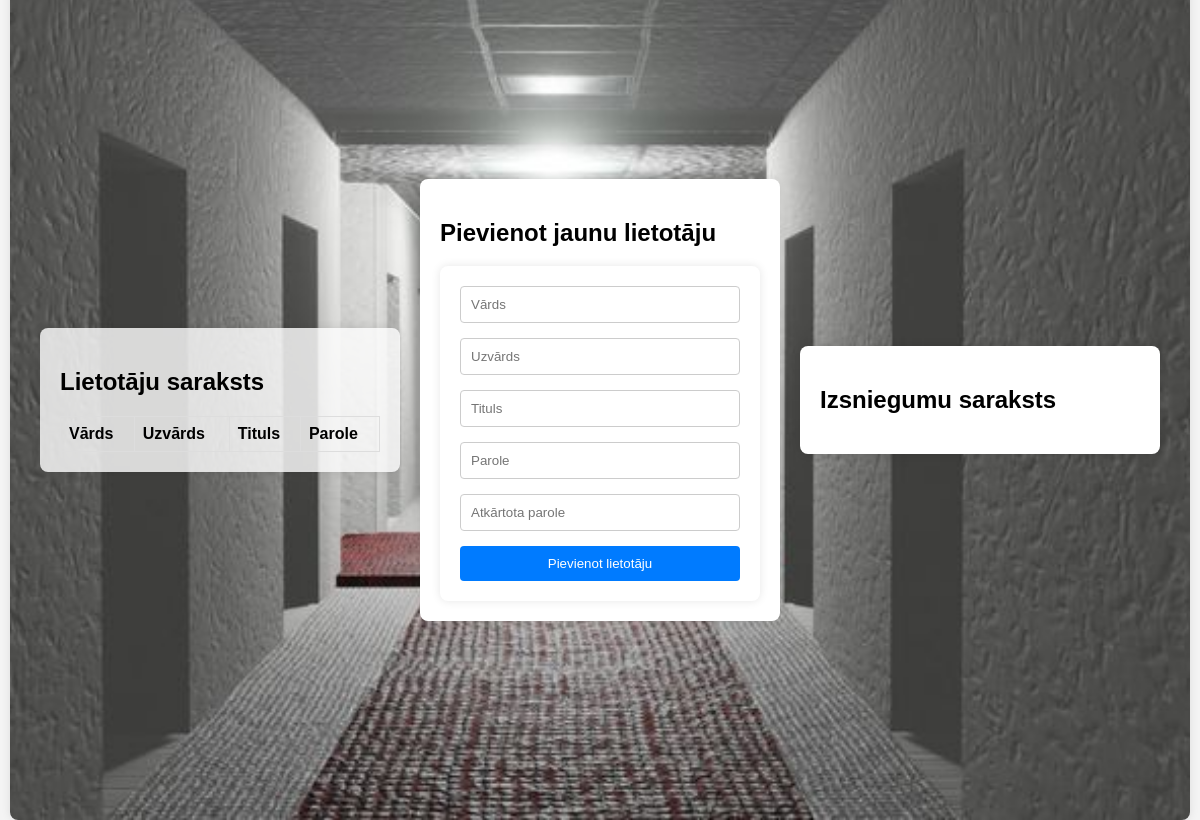
Before: /admin_panel with the older database file.
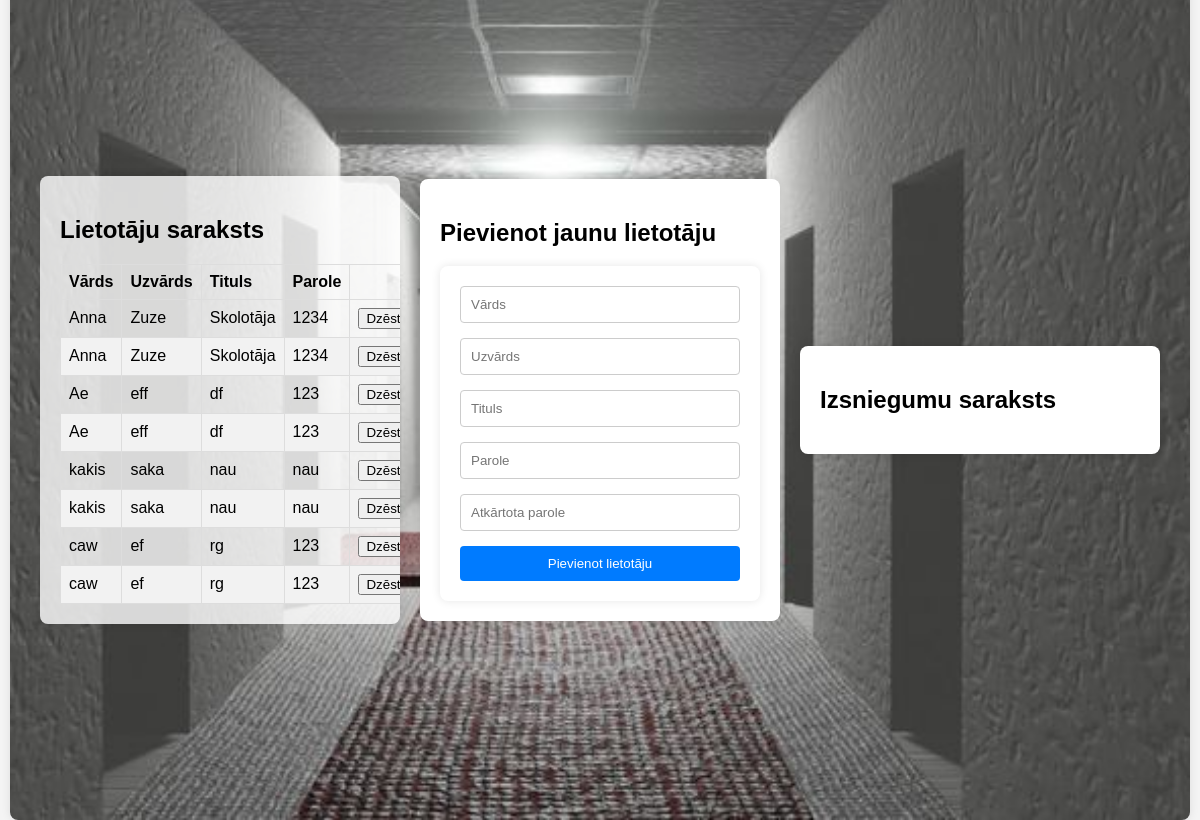
After: the same page with the newer database file.
### tables this page shows
CREATE TABLE darbinieki (
        id INTEGER PRIMARY KEY AUTOINCREMENT,
        vards TEXT NOT NULL,
        uzvards TEXT NOT NULL,
        tituls TEXT NOT NULL,
        parole TEXT NOT NULL
    );

### 11e_Server/galva.py (the view)
@app.route('/admin_panel')
def admin_panel():
    with get_db_connection() as conn:
        cursor = conn.cursor()
        cursor.execute("SELECT * FROM darbinieki")
        darbinieki = cursor.fetchall()
    return render_template('admin_panel.html', darbinieki=darbinieki)

### 11e_Server/galva.py (called while the page is built)
def get_db_connection():
    conn = sqlite3.connect('darbinieki.db')
    conn.row_factory = sqlite3.Row
    return conn

### 11e_Server/templates/admin_panel.html (shortened to what this page needs)
<!DOCTYPE html>
<html>
<head>
    <link rel="stylesheet" href="static/styles.css">
</head>
<body>
    <div class="container">
        <div class="admin-container">
            <div class="admin-box left-container">
                <h2>Lietotāju saraksts</h2>
                <table>
                    <thead>
                        <tr>
                            <th>Vārds</th>
                            <th>Uzvārds</th>
                            <th>Tituls</th>
                            <th>Parole</th>
                        </tr>
                    </thead>
                    <tbody>
                        {% for darbinieks in darbinieki %}
                            <tr>
                                <td>{{ darbinieks[1] }}</td>
                                <td>{{ darbinieks[2] }}</td>
                                <td>{{ darbinieks[3] }}</td>
                                <td>{{ darbinieks[4] }}</td>
                                <td>
                                    <button onclick="deleteUser('{{ darbinieks[0] }}')">Dzēst</button>
                                </td>
                            </tr>
                        {% endfor %}
                    </tbody>
                </table>
            </div>
            <div class="admin-box add-user-box">
                <h2>Pievienot jaunu lietotāju</h2>
                <form id="myForm" action="/add_user" method="post">
                    <input type="text" name="vards" placeholder="Vārds" required><br>
                    <input type="text" name="uzvards" placeholder="Uzvārds" required><br>
                    <input type="text" name="tituls" placeholder="Tituls" required><br>
                    <input type="password" id="parole" name="parole" placeholder="Parole" required><br>
                    <input type="password" id="parole_atskaites" name="parole_atskaites" placeholder="Atkārtota parole" required><br>
                    <button type="submit">Pievienot lietotāju</button>
                </form>
            </div>
            <div class="admin-box">
                <h2>Izsniegumu saraksts</h2>
            </div>
        </div>
    </div>
</body>
</html>

### 11e_Server/static/styles.css (style rules this page uses)
body { font-family: Arial, sans-serif; margin: 0; padding: 0; background-color: #f4f4f4; }
input[type="text"], input[type="password"] { width: 100%; padding: 10px; margin-bottom: 15px; border: 1px solid #ccc; border-radius: 4px; box-sizing: border-box; }
form { max-width: 400px; margin: 0 auto; background-color: #fff; padding: 20px; border-radius: 8px; box-shadow: 0 0 10px rgba(0, 0, 0, 0.1); }
button[type="submit"] { width: 100%; padding: 10px; background-color: #007bff; color: #fff; border: none; border-radius: 4px; cursor: pointer; transition: background-color 0.3s; }
.admin-container { position: relative; display: flex; justify-content: center; align-items: center; height: 100vh; background-image: url('skolasgaitenis.jpg'); background-size: cover; background-repeat: no-repeat; background-position: center; }
.container { display: flex; justify-content: center; align-items: center; height: 100vh; margin: 0; background-color: rgba(255, 255, 255, 0); }
.admin-container { display: flex; justify-content: space-around; align-items: center; width: 100%; overflow: hidden; }
.admin-box { flex: 1; background-color: rgb(255, 255, 255); padding: 20px; margin: 10px; border-radius: 8px; box-shadow: 0 0 10px rgba(0, 0, 0, 0.1); overflow-y: auto; max-height: calc(75vh - 80px); }
table { width: 100%; border-collapse: collapse; }
table, th, td { border: 1px solid #ddd; }
th, td { padding: 8px; text-align: left; }
tr:nth-child(even) { background-color: #f2f2f2; }
.container { display: flex; justify-content: space-around; align-items: center; height: 100vh; margin: 0; }
.left-container, .admin-container { flex: 1; background-color: rgba(255, 255, 255, 0.8); padding: 20px; margin: 10px; border-radius: 8px; box-shadow: 0 0 10px rgba(0, 0, 0, 0.1); }

Changed rows visible on the page:
added darbinieki: vards "Anna", uzvards "Zuze", tituls "Skolotāja", parole "1234"
added darbinieki: vards "Anna", uzvards "Zuze", tituls "Skolotāja", parole "1234"
added darbinieki: vards "Ae", uzvards "eff", tituls "df", parole "123"
added darbinieki: vards "Ae", uzvards "eff", tituls "df", parole "123"
added darbinieki: vards "kakis", uzvards "saka", tituls "nau", parole "nau"
added darbinieki: vards "kakis", uzvards "saka", tituls "nau", parole "nau"
added darbinieki: vards "caw", uzvards "ef", tituls "rg", parole "123"
added darbinieki: vards "caw", uzvards "ef", tituls "rg", parole "123"
